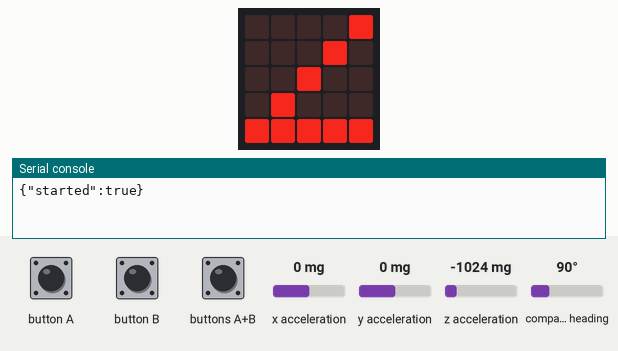
Recording of a program running on a simulated BBC micro:bit running MicroPython. Shown: the board's 5×5 LED display, the last lines printed to the serial console. The test bench sets the inputs (shaded band); at power-on: x acceleration 0 mg, y acceleration 0 mg, z acceleration -1024 mg, compass heading 90°. The compass is already calibrated.

Above: at 0.1 s.
2.0 s: x acceleration set to -1440 mg
At 2.03 s:
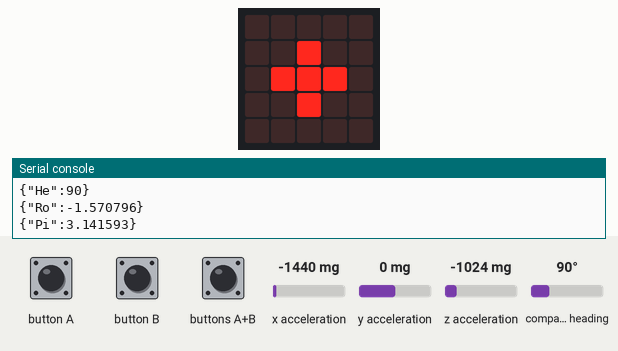
At 3.1 s:
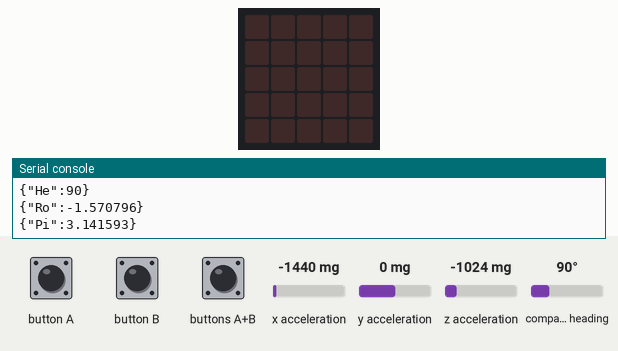
3.5 s: button A pressed for 0.15 s
5.1 s: button B pressed for 0.15 s
Timing chart, 0 to 8.1 s (numbered marks = the images above; inputs shaded):
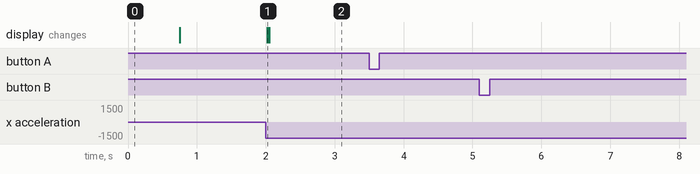

The program:

connected_ubit_angle.py
```python
import math
from microbit import *

class COMMS: # character, json
    BUTTON_A = ('a', '{"Ba":true}')
    BUTTON_B = ('b', '{"Bb":true}')

def roll_pitch_heading():
    last_tilt = False
    last_roll = False
    last_pitch = False
    last_heading = False
    while True:
        if button_a.is_pressed() and button_b.is_pressed():
            compass.calibrate()
        elif button_a.was_pressed():
            print(COMMS.BUTTON_A[1])
        elif button_b.was_pressed():
            print(COMMS.BUTTON_B[1])
        heading = compass.heading()
        if (heading != last_heading):
            last_heading = heading
            print('{"He":'+str(heading)+'}') # sent as degrees from 0 to 360
        display.show(' ')
        x = accelerometer.get_x()/1024
        y = accelerometer.get_y()/1024
        z = accelerometer.get_z()/1024
        roll = math.pi-(math.atan2(x, z)%(math.pi*2))
        pitch = math.pi-(math.atan2(y, z)%(math.pi*2))
        if roll != last_roll or pitch != last_pitch:
            if roll != last_roll:
                print('{"Ro":'+str(roll)+'}') # sent as radians
            if pitch != last_pitch:
                print('{"Pi":'+str(pitch)+'}') # sent as radians
            last_pitch = pitch
            last_roll = roll
            sleep(20)
            display.show('+')
            sleep(10)
            display.show('-')
        sleep(20)
    return # never does
#Main program
print('{"started":true}')
image = Image("00008:00080:00800:08000:88888")
display.show(image)
sleep(750)
roll_pitch_heading()
```

Measured:
- after the input at 2.0 s, the display: changes at once (image 1)
